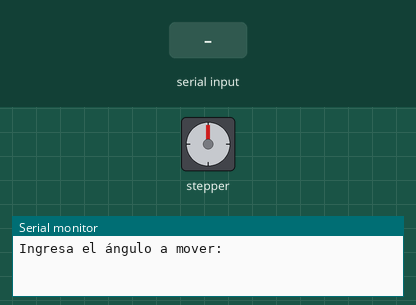
Recording of a sketch running on a simulated Arduino Uno, built with avr-gcc and run on an emulated ATmega328P. Shown: stepper motor, the last lines printed to the serial monitor. The test bench sets the inputs (shaded band). Stepper angles assume 2048 steps per turn.

Above: at 1.2 s.
1.3 s: "90,45\n" received over Serial
At 3.2 s:
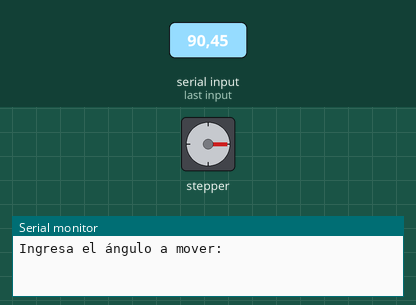
At 4.2 s:
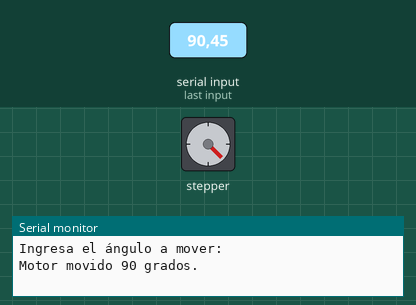
4.3 s: "30,150\n" received over Serial
At 5.4 s:
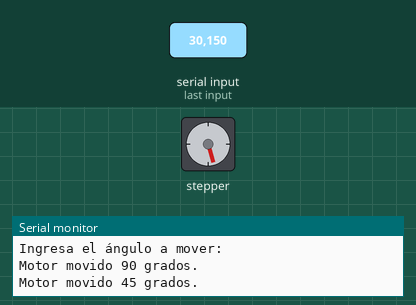
7.3 s: "90\n" received over Serial
Timing chart, 0 to 11.6 s (numbered marks = the images above; inputs shaded):
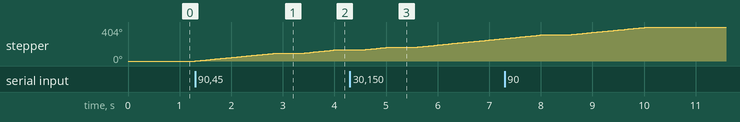

Measured:
- after the input at 1.3 s, stepper: turns 90° clockwise in 1.5 s, then 45° clockwise in 0.74 s
- after the input at 4.3 s, stepper: turns 29° clockwise in 0.48 s, then 103° clockwise in 1.7 s

The sketch:

MotorAPasos.ino
```cpp
#include <Stepper.h>

const int pasosPorVuelta = 2048;
Stepper motor(pasosPorVuelta, 8, 10, 9, 11);
const int angulosPorVuelta = 360; // Grados en una vuelta completa

void setup() {
  Serial.begin(9600); // Inicia la comunicación serial
  motor.setSpeed(10); // Establece la velocidad del motor
  Serial.println("Ingresa el ángulo a mover:");
}

void loop() {
  if (Serial.available() > 0) {
    int angulo = Serial.parseInt(); // Lee el ángulo desde el monitor serial
    int pasos = map(angulo, 0, angulosPorVuelta, 0, pasosPorVuelta); // Convierte el ángulo a pasos

    motor.step(pasos); // Mueve el motor el número de pasos calculado
    delay(500); // Espera un poco para evitar movimientos continuos

    Serial.print("Motor movido ");
    Serial.print(angulo);
    Serial.println(" grados.");
  }
}
```
